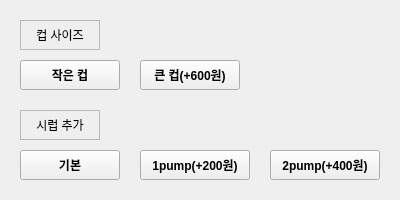
<?xml version="1.0" encoding="UTF-8"?>
<ui version="4.0">
 <class>Form</class>
 <widget class="QWidget" name="Form">
  <property name="geometry">
   <rect>
    <x>0</x>
    <y>0</y>
    <width>400</width>
    <height>200</height>
   </rect>
  </property>
  <property name="windowTitle">
   <string>Form</string>
  </property>
  <widget class="QPushButton" name="btn_3">
   <property name="geometry">
    <rect>
     <x>20</x>
     <y>150</y>
     <width>100</width>
     <height>30</height>
    </rect>
   </property>
   <property name="font">
    <font>
     <weight>75</weight>
     <bold>true</bold>
    </font>
   </property>
   <property name="text">
    <string>기본</string>
   </property>
  </widget>
  <widget class="QLabel" name="label_3">
   <property name="geometry">
    <rect>
     <x>20</x>
     <y>20</y>
     <width>80</width>
     <height>30</height>
    </rect>
   </property>
   <property name="frameShape">
    <enum>QFrame::StyledPanel</enum>
   </property>
   <property name="text">
    <string>컵 사이즈</string>
   </property>
   <property name="alignment">
    <set>Qt::AlignCenter</set>
   </property>
  </widget>
  <widget class="QLabel" name="label_2">
   <property name="geometry">
    <rect>
     <x>20</x>
     <y>110</y>
     <width>80</width>
     <height>30</height>
    </rect>
   </property>
   <property name="frameShape">
    <enum>QFrame::StyledPanel</enum>
   </property>
   <property name="text">
    <string>시럽 추가</string>
   </property>
   <property name="alignment">
    <set>Qt::AlignCenter</set>
   </property>
  </widget>
  <widget class="QPushButton" name="btn_4">
   <property name="geometry">
    <rect>
     <x>140</x>
     <y>150</y>
     <width>110</width>
     <height>30</height>
    </rect>
   </property>
   <property name="font">
    <font>
     <weight>75</weight>
     <bold>true</bold>
    </font>
   </property>
   <property name="text">
    <string>1pump(+200원)</string>
   </property>
  </widget>
  <widget class="QPushButton" name="btn_1">
   <property name="geometry">
    <rect>
     <x>20</x>
     <y>60</y>
     <width>100</width>
     <height>30</height>
    </rect>
   </property>
   <property name="font">
    <font>
     <weight>75</weight>
     <bold>true</bold>
    </font>
   </property>
   <property name="text">
    <string>작은 컵</string>
   </property>
  </widget>
  <widget class="QPushButton" name="btn_5">
   <property name="geometry">
    <rect>
     <x>270</x>
     <y>150</y>
     <width>110</width>
     <height>30</height>
    </rect>
   </property>
   <property name="font">
    <font>
     <weight>75</weight>
     <bold>true</bold>
    </font>
   </property>
   <property name="text">
    <string>2pump(+400원)</string>
   </property>
  </widget>
  <widget class="QPushButton" name="btn_2">
   <property name="geometry">
    <rect>
     <x>140</x>
     <y>60</y>
     <width>100</width>
     <height>30</height>
    </rect>
   </property>
   <property name="font">
    <font>
     <weight>75</weight>
     <bold>true</bold>
    </font>
   </property>
   <property name="text">
    <string>큰 컵(+600원)</string>
   </property>
  </widget>
 </widget>
 <resources/>
 <connections/>
</ui>
